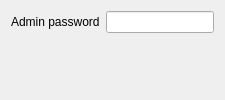
<?xml version="1.0" encoding="UTF-8"?>
<ui version="4.0">
 <class>StudentFeaturesConfigurationPage</class>
 <widget class="QWidget" name="StudentFeaturesConfigurationPage">
  <property name="windowTitle">
   <string>Student Features</string>
  </property>
  <layout class="QFormLayout" name="formLayout">
   <item row="0" column="0">
    <widget class="QLabel" name="label">
     <property name="text">
      <string>Admin password</string>
     </property>
    </widget>
   </item>
   <item row="0" column="1">
    <widget class="QLineEdit" name="adminPassword">
     <property name="toolTip">
      <string>The password to bypass the student login screen.</string>
     </property>
     <property name="echoMode">
      <enum>QLineEdit::Password</enum>
     </property>
    </widget>
   </item>
  </layout>
 </widget>
 <resources/>
 <connections/>
</ui>
